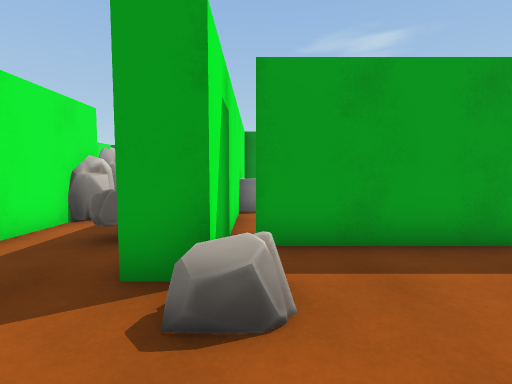
view 1 (above)

17 first-person views from a walk through a Unity game level. The camera is 1.2 m above the floor, tilts 4° down and sees 85° across. The floor is counted in squares, 1 m on a side. Each view is taken from the middle of a square. On the plan, view 1 faces up. The plan holds only what a view shows up to about 13 squares ahead; the rest is blank. The player is left out. Some surface patterns are stand-ins.

view 2
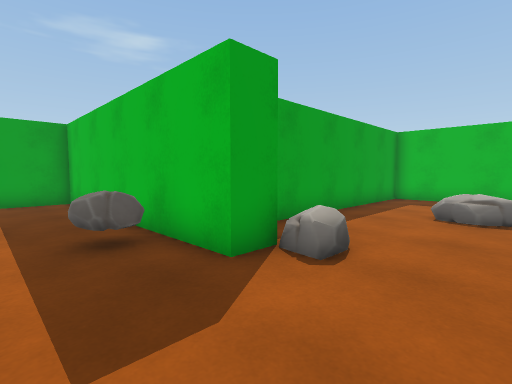

view 3
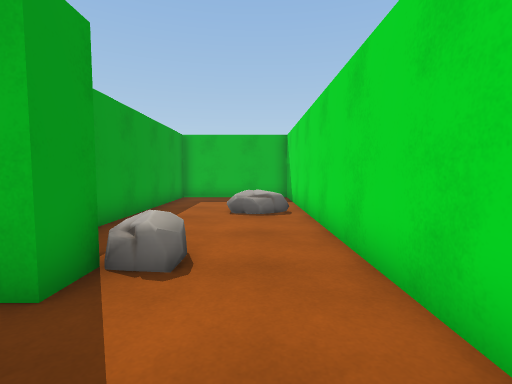

view 4
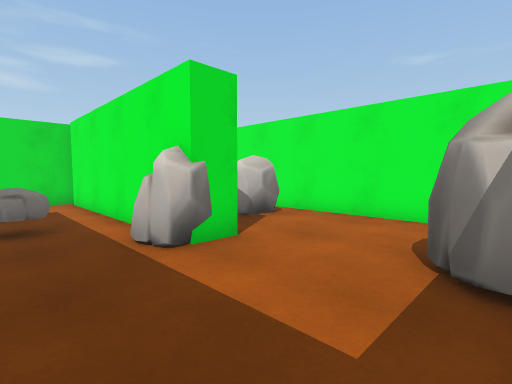

view 5
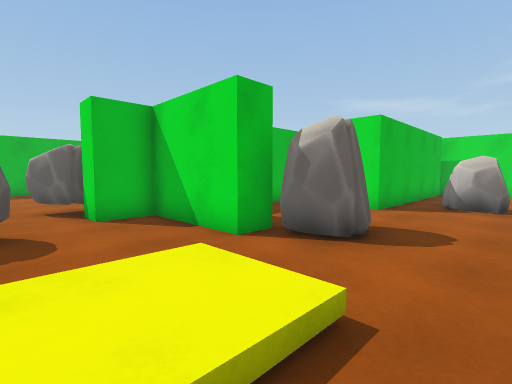

view 6
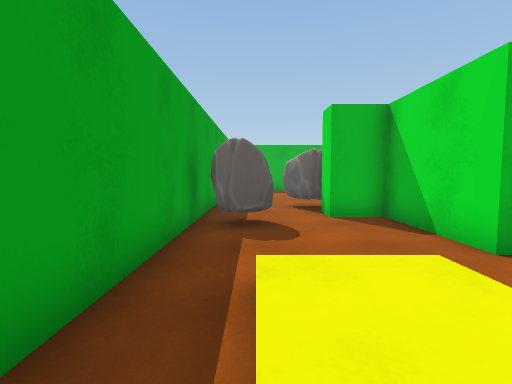

view 7
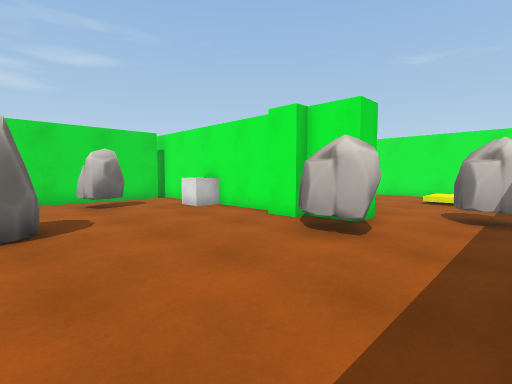

view 8
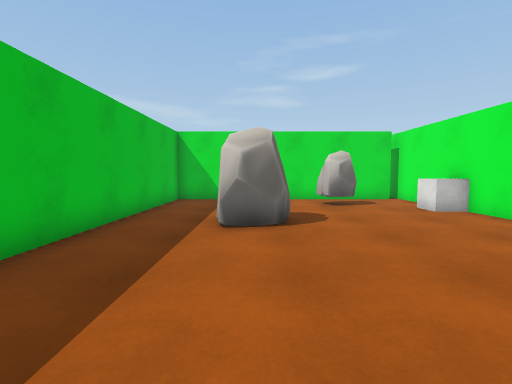

view 9
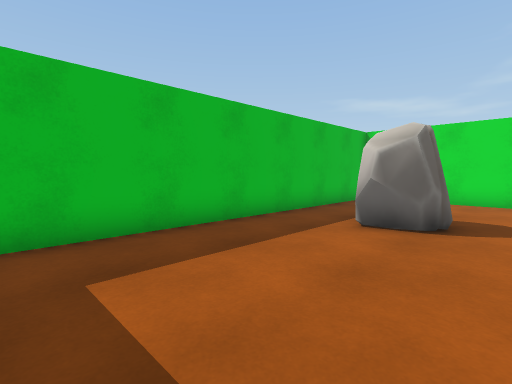

view 10
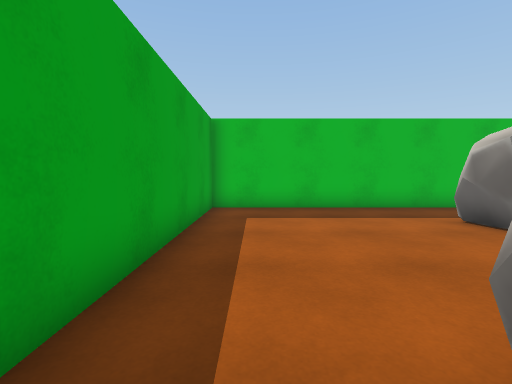

view 11
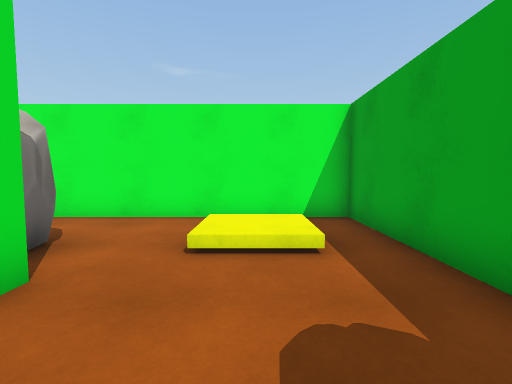

view 12
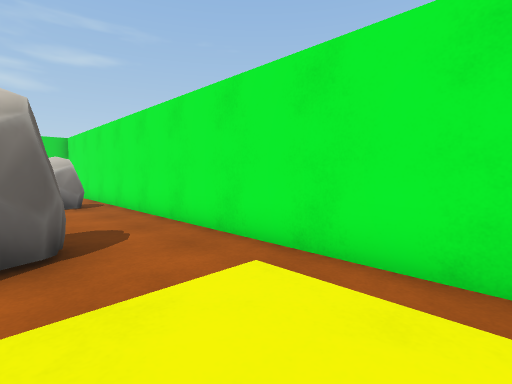

view 13
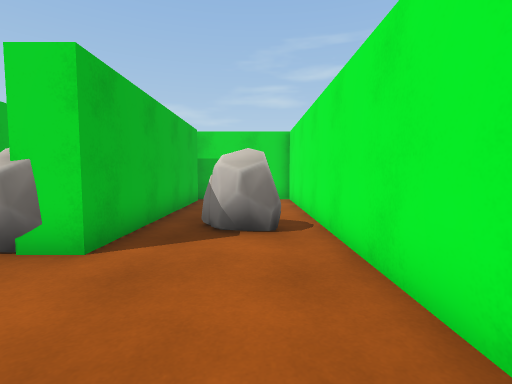

view 14
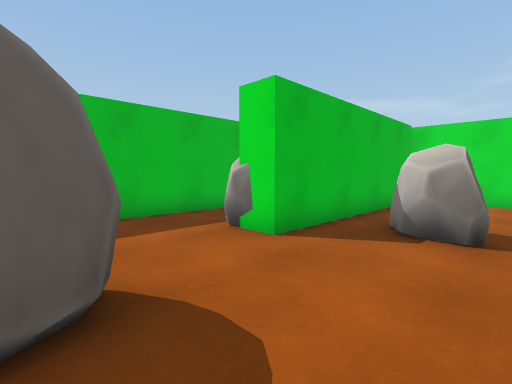

view 15
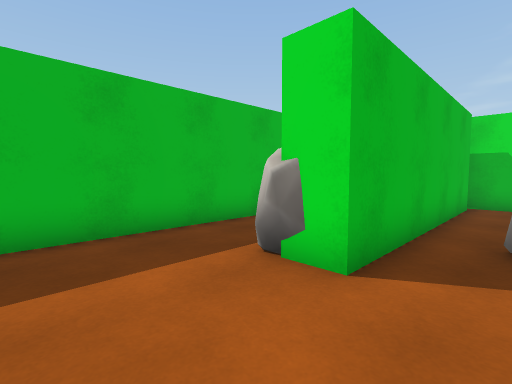

view 16
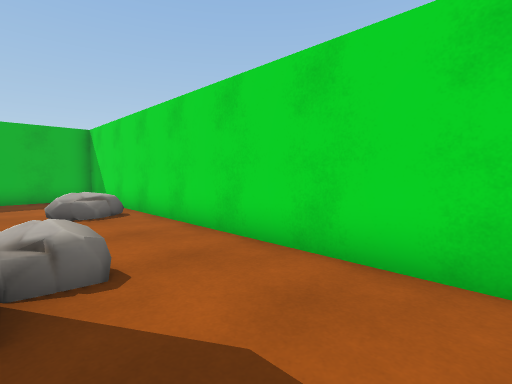

view 17
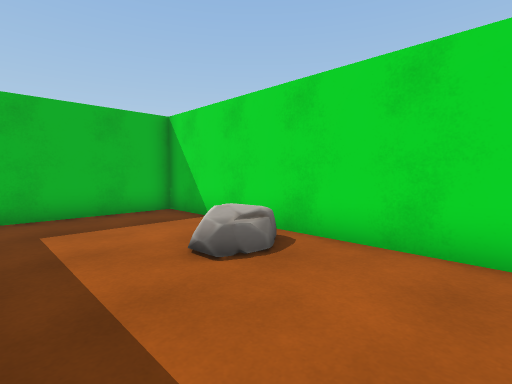

### Floor plan
Points are (right, up) in squares from view 1. A wall is a line through its corners. A room is listed if a view was taken in it or the views show most of it. See-through windows are left out.
Room 1 (views 1, 2, 3, 4, 5, 6, 7, 8, 9, 10, 11, 12, 13, 14, 15, 16, 17)
walls: (-0.5, 12.1) (-0.5, 3) (-1.5, 3) (-1.5, 12.5) (-3.5, 12.5); (-0.1, 5.5) (9.5, 5.5) (9.5, 18.5) (-9.5, 18.5) (-9.5, -0.5) (9.5, -0.5) (9.5, 4.5) (0, 4.5); (-0.5, 13.5) (0, 13.5) (0, 12.5) (-0.5, 12.5); (-4.5, 6.6) (-4.5, 0); (-5, 12.5) (-5, 13.5) (-1.5, 13.5) (-1.5, 15) (-0.5, 15); (-5.5, 0) (-5.5, 8) (-4.5, 8) (-4.5, 7.4)
ways out: gap at (0, 5)
objects: other object (-8, 5) to (-7, 6); other object (-7, 11) to (-5, 13); other object (-5, 7) to (-4, 8); other object (-3, 5) to (-2, 5); other object (-3, 17) to (-2, 18); other object (0, 3); other object (0, 9); other object (0, 14) to (1, 16); other object (2, 7) to (4, 8); other object (4, 1) to (5, 1); other object (5, 11) to (7, 12)

Positions as (right, up) in squares from view 1, and headings:
1: (0, 0), facing up
2: (-4, 0), facing up-right
3: (-4, 1), facing right
4: (-2, 12), facing down-left
5: (-9, 17), facing down-right
6: (-9, 17), facing right
7: (6, 18), facing down-left
8: (6, 18), facing down
9: (4, 18), facing down-right
10: (0, 17), facing right
11: (-2, 16), facing left
12: (-6, 17), facing down-left
13: (-8, 12), facing down
14: (-9, 12), facing down-right
15: (-7, 11), facing down-right
16: (-4, 3), facing down-right
17: (1, 4), facing down-right
